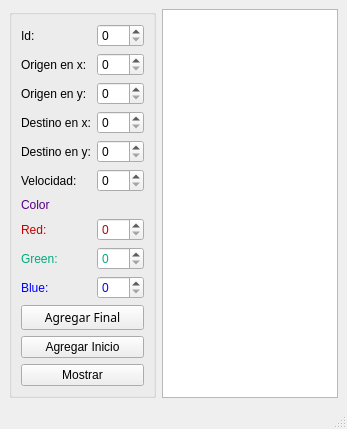
<?xml version="1.0" encoding="UTF-8"?>
<ui version="4.0">
 <class>MainWindow</class>
 <widget class="QMainWindow" name="MainWindow">
  <property name="geometry">
   <rect>
    <x>0</x>
    <y>0</y>
    <width>347</width>
    <height>413</height>
   </rect>
  </property>
  <property name="windowTitle">
   <string>Particulas</string>
  </property>
  <widget class="QWidget" name="centralwidget">
   <layout class="QGridLayout" name="gridLayout_2">
    <item row="0" column="0">
     <widget class="QGroupBox" name="groupBox">
      <property name="title">
       <string/>
      </property>
      <layout class="QGridLayout" name="gridLayout">
       <item row="0" column="1" colspan="2">
        <widget class="QSpinBox" name="Id_spinBox"/>
       </item>
       <item row="8" column="1" colspan="2">
        <widget class="QSpinBox" name="Green_spinBox">
         <property name="palette">
          <palette>
           <active>
            <colorrole role="Text">
             <brush brushstyle="SolidPattern">
              <color alpha="255">
               <red>0</red>
               <green>170</green>
               <blue>127</blue>
              </color>
             </brush>
            </colorrole>
            <colorrole role="PlaceholderText">
             <brush brushstyle="SolidPattern">
              <color alpha="128">
               <red>0</red>
               <green>170</green>
               <blue>127</blue>
              </color>
             </brush>
            </colorrole>
           </active>
           <inactive>
            <colorrole role="Text">
             <brush brushstyle="SolidPattern">
              <color alpha="255">
               <red>0</red>
               <green>170</green>
               <blue>127</blue>
              </color>
             </brush>
            </colorrole>
            <colorrole role="PlaceholderText">
             <brush brushstyle="SolidPattern">
              <color alpha="128">
               <red>0</red>
               <green>170</green>
               <blue>127</blue>
              </color>
             </brush>
            </colorrole>
           </inactive>
           <disabled>
            <colorrole role="Text">
             <brush brushstyle="SolidPattern">
              <color alpha="255">
               <red>120</red>
               <green>120</green>
               <blue>120</blue>
              </color>
             </brush>
            </colorrole>
            <colorrole role="PlaceholderText">
             <brush brushstyle="SolidPattern">
              <color alpha="128">
               <red>0</red>
               <green>0</green>
               <blue>0</blue>
              </color>
             </brush>
            </colorrole>
           </disabled>
          </palette>
         </property>
         <property name="maximum">
          <number>255</number>
         </property>
        </widget>
       </item>
       <item row="8" column="0">
        <widget class="QLabel" name="Green">
         <property name="palette">
          <palette>
           <active>
            <colorrole role="WindowText">
             <brush brushstyle="SolidPattern">
              <color alpha="255">
               <red>0</red>
               <green>170</green>
               <blue>127</blue>
              </color>
             </brush>
            </colorrole>
           </active>
           <inactive>
            <colorrole role="WindowText">
             <brush brushstyle="SolidPattern">
              <color alpha="255">
               <red>0</red>
               <green>170</green>
               <blue>127</blue>
              </color>
             </brush>
            </colorrole>
           </inactive>
           <disabled>
            <colorrole role="WindowText">
             <brush brushstyle="SolidPattern">
              <color alpha="255">
               <red>120</red>
               <green>120</green>
               <blue>120</blue>
              </color>
             </brush>
            </colorrole>
           </disabled>
          </palette>
         </property>
         <property name="text">
          <string>Green:</string>
         </property>
        </widget>
       </item>
       <item row="4" column="1" colspan="2">
        <widget class="QSpinBox" name="DestinoY_spinBox">
         <property name="maximum">
          <number>500</number>
         </property>
        </widget>
       </item>
       <item row="0" column="0">
        <widget class="QLabel" name="Id">
         <property name="text">
          <string>Id:</string>
         </property>
        </widget>
       </item>
       <item row="5" column="1" colspan="2">
        <widget class="QSpinBox" name="Velocidad_spinBox"/>
       </item>
       <item row="2" column="1" colspan="2">
        <widget class="QSpinBox" name="OrigenY_spinBox">
         <property name="maximum">
          <number>500</number>
         </property>
        </widget>
       </item>
       <item row="6" column="0">
        <widget class="QLabel" name="Color">
         <property name="palette">
          <palette>
           <active>
            <colorrole role="WindowText">
             <brush brushstyle="SolidPattern">
              <color alpha="255">
               <red>85</red>
               <green>0</green>
               <blue>127</blue>
              </color>
             </brush>
            </colorrole>
           </active>
           <inactive>
            <colorrole role="WindowText">
             <brush brushstyle="SolidPattern">
              <color alpha="255">
               <red>85</red>
               <green>0</green>
               <blue>127</blue>
              </color>
             </brush>
            </colorrole>
           </inactive>
           <disabled>
            <colorrole role="WindowText">
             <brush brushstyle="SolidPattern">
              <color alpha="255">
               <red>120</red>
               <green>120</green>
               <blue>120</blue>
              </color>
             </brush>
            </colorrole>
           </disabled>
          </palette>
         </property>
         <property name="text">
          <string>Color</string>
         </property>
        </widget>
       </item>
       <item row="3" column="1" colspan="2">
        <widget class="QSpinBox" name="DestinoX_spinBox">
         <property name="maximum">
          <number>500</number>
         </property>
        </widget>
       </item>
       <item row="9" column="0">
        <widget class="QLabel" name="Blue">
         <property name="palette">
          <palette>
           <active>
            <colorrole role="WindowText">
             <brush brushstyle="SolidPattern">
              <color alpha="255">
               <red>0</red>
               <green>0</green>
               <blue>255</blue>
              </color>
             </brush>
            </colorrole>
           </active>
           <inactive>
            <colorrole role="WindowText">
             <brush brushstyle="SolidPattern">
              <color alpha="255">
               <red>0</red>
               <green>0</green>
               <blue>255</blue>
              </color>
             </brush>
            </colorrole>
           </inactive>
           <disabled>
            <colorrole role="WindowText">
             <brush brushstyle="SolidPattern">
              <color alpha="255">
               <red>120</red>
               <green>120</green>
               <blue>120</blue>
              </color>
             </brush>
            </colorrole>
           </disabled>
          </palette>
         </property>
         <property name="text">
          <string>Blue:</string>
         </property>
        </widget>
       </item>
       <item row="7" column="0">
        <widget class="QLabel" name="Red">
         <property name="palette">
          <palette>
           <active>
            <colorrole role="WindowText">
             <brush brushstyle="SolidPattern">
              <color alpha="255">
               <red>197</red>
               <green>0</green>
               <blue>0</blue>
              </color>
             </brush>
            </colorrole>
           </active>
           <inactive>
            <colorrole role="WindowText">
             <brush brushstyle="SolidPattern">
              <color alpha="255">
               <red>197</red>
               <green>0</green>
               <blue>0</blue>
              </color>
             </brush>
            </colorrole>
           </inactive>
           <disabled>
            <colorrole role="WindowText">
             <brush brushstyle="SolidPattern">
              <color alpha="255">
               <red>120</red>
               <green>120</green>
               <blue>120</blue>
              </color>
             </brush>
            </colorrole>
           </disabled>
          </palette>
         </property>
         <property name="text">
          <string>Red:</string>
         </property>
        </widget>
       </item>
       <item row="11" column="0" colspan="3">
        <widget class="QPushButton" name="AgregarInicio">
         <property name="text">
          <string>Agregar Inicio</string>
         </property>
        </widget>
       </item>
       <item row="10" column="0" colspan="3">
        <widget class="QPushButton" name="AgregarFinal">
         <property name="font">
          <font>
           <family>Broadway</family>
          </font>
         </property>
         <property name="cursor">
          <cursorShape>ArrowCursor</cursorShape>
         </property>
         <property name="text">
          <string>Agregar Final</string>
         </property>
        </widget>
       </item>
       <item row="9" column="1" colspan="2">
        <widget class="QSpinBox" name="Blue_spinBox">
         <property name="palette">
          <palette>
           <active>
            <colorrole role="Text">
             <brush brushstyle="SolidPattern">
              <color alpha="255">
               <red>0</red>
               <green>0</green>
               <blue>255</blue>
              </color>
             </brush>
            </colorrole>
            <colorrole role="ButtonText">
             <brush brushstyle="SolidPattern">
              <color alpha="255">
               <red>0</red>
               <green>0</green>
               <blue>0</blue>
              </color>
             </brush>
            </colorrole>
            <colorrole role="PlaceholderText">
             <brush brushstyle="SolidPattern">
              <color alpha="128">
               <red>0</red>
               <green>0</green>
               <blue>255</blue>
              </color>
             </brush>
            </colorrole>
           </active>
           <inactive>
            <colorrole role="Text">
             <brush brushstyle="SolidPattern">
              <color alpha="255">
               <red>0</red>
               <green>0</green>
               <blue>255</blue>
              </color>
             </brush>
            </colorrole>
            <colorrole role="ButtonText">
             <brush brushstyle="SolidPattern">
              <color alpha="255">
               <red>0</red>
               <green>0</green>
               <blue>0</blue>
              </color>
             </brush>
            </colorrole>
            <colorrole role="PlaceholderText">
             <brush brushstyle="SolidPattern">
              <color alpha="128">
               <red>0</red>
               <green>0</green>
               <blue>255</blue>
              </color>
             </brush>
            </colorrole>
           </inactive>
           <disabled>
            <colorrole role="Text">
             <brush brushstyle="SolidPattern">
              <color alpha="255">
               <red>120</red>
               <green>120</green>
               <blue>120</blue>
              </color>
             </brush>
            </colorrole>
            <colorrole role="ButtonText">
             <brush brushstyle="SolidPattern">
              <color alpha="255">
               <red>120</red>
               <green>120</green>
               <blue>120</blue>
              </color>
             </brush>
            </colorrole>
            <colorrole role="PlaceholderText">
             <brush brushstyle="SolidPattern">
              <color alpha="128">
               <red>0</red>
               <green>0</green>
               <blue>0</blue>
              </color>
             </brush>
            </colorrole>
           </disabled>
          </palette>
         </property>
         <property name="maximum">
          <number>255</number>
         </property>
        </widget>
       </item>
       <item row="4" column="0">
        <widget class="QLabel" name="DestinoY">
         <property name="text">
          <string>Destino en y:</string>
         </property>
        </widget>
       </item>
       <item row="5" column="0">
        <widget class="QLabel" name="Velocidad">
         <property name="text">
          <string>Velocidad:</string>
         </property>
        </widget>
       </item>
       <item row="2" column="0">
        <widget class="QLabel" name="OrigenY">
         <property name="text">
          <string>Origen en y:</string>
         </property>
        </widget>
       </item>
       <item row="1" column="1" colspan="2">
        <widget class="QSpinBox" name="OrigenX_spinBox">
         <property name="maximum">
          <number>500</number>
         </property>
        </widget>
       </item>
       <item row="3" column="0">
        <widget class="QLabel" name="DestinoX">
         <property name="text">
          <string>Destino en x:</string>
         </property>
        </widget>
       </item>
       <item row="1" column="0">
        <widget class="QLabel" name="OrigenX">
         <property name="text">
          <string>Origen en x:</string>
         </property>
        </widget>
       </item>
       <item row="12" column="0" colspan="3">
        <widget class="QPushButton" name="Mostrar">
         <property name="text">
          <string>Mostrar</string>
         </property>
        </widget>
       </item>
       <item row="7" column="1" colspan="2">
        <widget class="QSpinBox" name="Red_spinBox">
         <property name="palette">
          <palette>
           <active>
            <colorrole role="Text">
             <brush brushstyle="SolidPattern">
              <color alpha="255">
               <red>185</red>
               <green>0</green>
               <blue>0</blue>
              </color>
             </brush>
            </colorrole>
            <colorrole role="PlaceholderText">
             <brush brushstyle="SolidPattern">
              <color alpha="128">
               <red>185</red>
               <green>0</green>
               <blue>0</blue>
              </color>
             </brush>
            </colorrole>
           </active>
           <inactive>
            <colorrole role="Text">
             <brush brushstyle="SolidPattern">
              <color alpha="255">
               <red>185</red>
               <green>0</green>
               <blue>0</blue>
              </color>
             </brush>
            </colorrole>
            <colorrole role="PlaceholderText">
             <brush brushstyle="SolidPattern">
              <color alpha="128">
               <red>185</red>
               <green>0</green>
               <blue>0</blue>
              </color>
             </brush>
            </colorrole>
           </inactive>
           <disabled>
            <colorrole role="Text">
             <brush brushstyle="SolidPattern">
              <color alpha="255">
               <red>120</red>
               <green>120</green>
               <blue>120</blue>
              </color>
             </brush>
            </colorrole>
            <colorrole role="PlaceholderText">
             <brush brushstyle="SolidPattern">
              <color alpha="128">
               <red>0</red>
               <green>0</green>
               <blue>0</blue>
              </color>
             </brush>
            </colorrole>
           </disabled>
          </palette>
         </property>
         <property name="maximum">
          <number>255</number>
         </property>
        </widget>
       </item>
      </layout>
     </widget>
    </item>
    <item row="0" column="1">
     <widget class="QPlainTextEdit" name="plainTextEdit"/>
    </item>
   </layout>
  </widget>
  <widget class="QMenuBar" name="menubar">
   <property name="geometry">
    <rect>
     <x>0</x>
     <y>0</y>
     <width>347</width>
     <height>21</height>
    </rect>
   </property>
  </widget>
  <widget class="QStatusBar" name="statusbar"/>
 </widget>
 <resources/>
 <connections/>
</ui>
